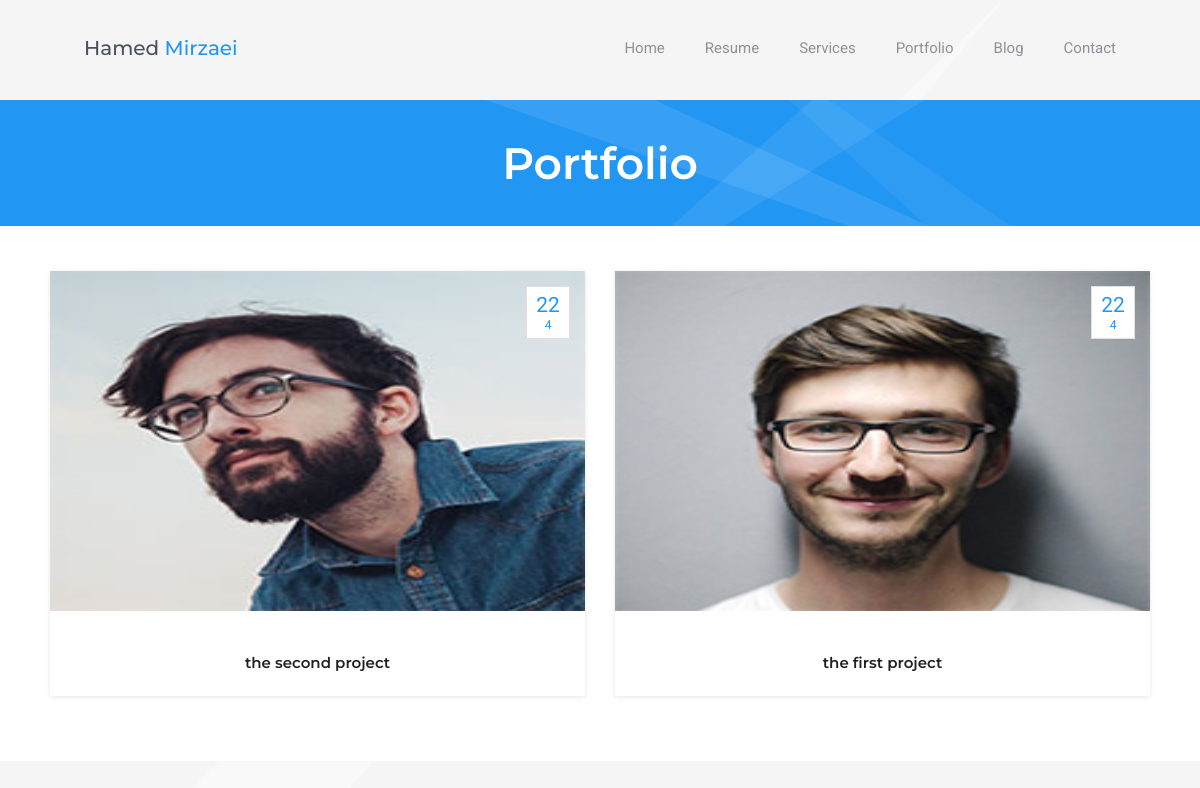
/portfolio/, run on an earlier commit of the app's database.
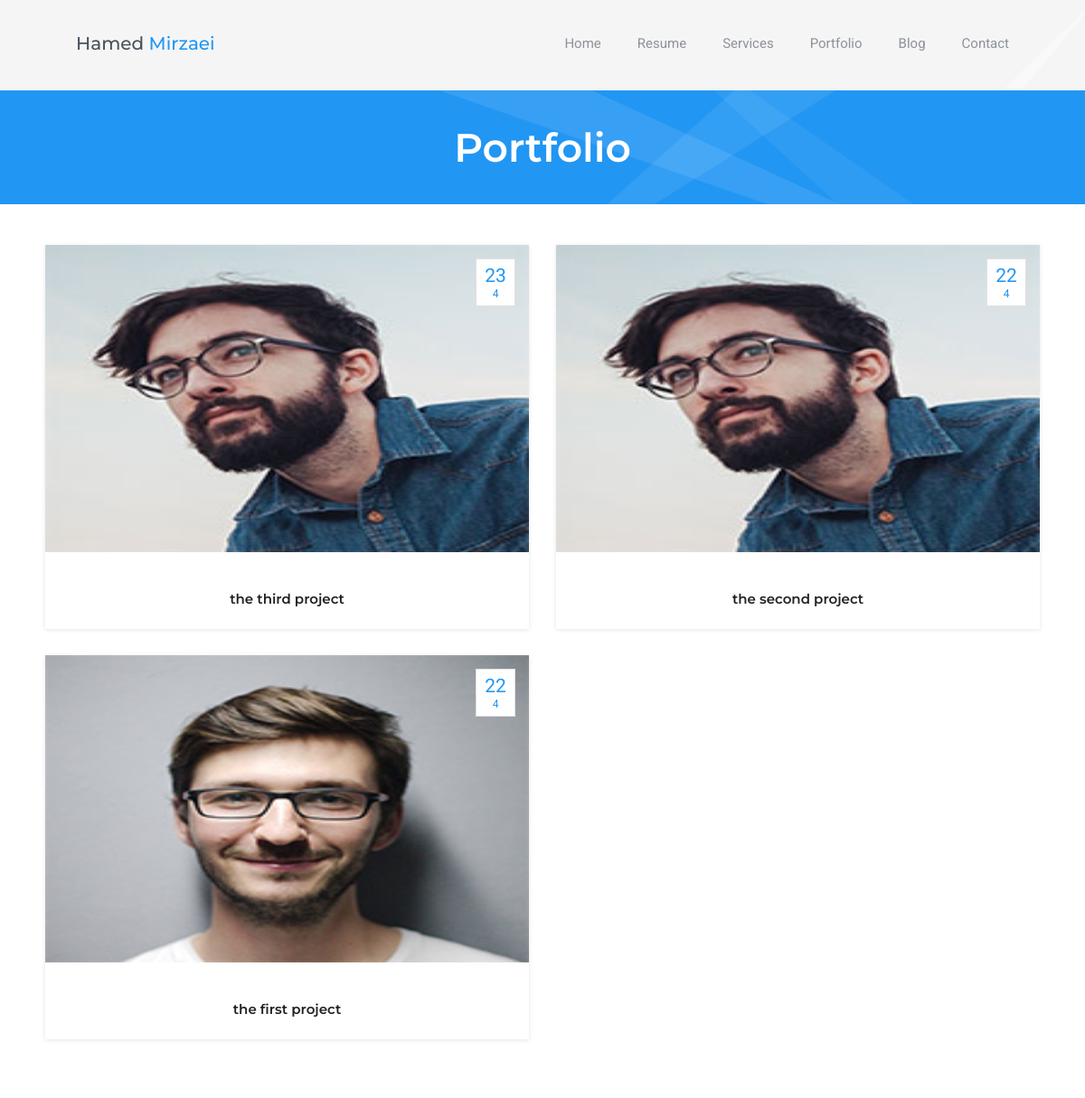
And on a later commit of the database.
### project/models.py (models this page shows, shortened)
class Project(models.Model):
    title = models.CharField(max_length=300)
    slug = models.SlugField(max_length=250, unique_for_date='created_on')
    body = models.TextField(blank=True, null=True)
    image = models.ImageField(upload_to='images/')
    created_on = models.DateTimeField(auto_now_add=True)
    last_modified = models.DateTimeField(auto_now=True)
    active = models.BooleanField(default=True)
    category = models.ForeignKey('CategoryProject', related_name='projects', on_delete=models.CASCADE)
    objects = models.Manager()  # The default manager.
    published = PublishedManager()  # Our custom manager.
    class Meta:
        ordering = ('-last_modified', )
    def get_absolute_url(self):
        return reverse('project:project_detail',
                       args=[self.created_on.year,
                             self.created_on.month,
                             self.created_on.day,
                             self.slug])

### project/views.py (the view)
# urls.py: path('', views.ProjectListView.as_view(), name='portfolio'),
class ProjectListView(ListView):
    model = Project
    template_name = 'project/project_list.html'
    context_object_name = 'projects'
    queryset = Project.published.all()

### project/templates/project/project_list.html (shortened to what this page needs)
{% extends 'base.html' %}
{% load static %}
{%load thumbnail %}
{% block content %}
<div class="section-inner custom-page-content">
    <div class="page-header color-1">
        <h2>Portfolio</h2>
    </div>
    <div class="page-content">
        <div class="blog-masonry two-columns">
            {% for project in projects %}
                <div class="item">
                    <div class="blog-card">
                        <div class="media-block">
                            <a href="{{ project.get_absolute_url }}">
                                <img src="{% thumbnail project.image 400x0 %}" class="post-image img-responsive" style="height:340px">
                                <div class="post-date"><span class="day">{{ project.created_on.day }}</span><span class="month">{{ project.created_on.month }}</span></div>
                            </a>
                        </div>
                        <div class="post-info">
                            <ul class="category">
                            </ul>
                              <a href="{{post.get_absolute_url}}"><h4 class="blog-item-title">{{ project.title }}</h4></a>
                        </div>
                    </div>
                </div>
            {% endfor %}
        </div>
    </div>
</div>
{% endblock %}

What changed in the data, as far as the page shows it:
added Project: image (picture), created_on.day "23", created_on.month "4", title "the third project"
